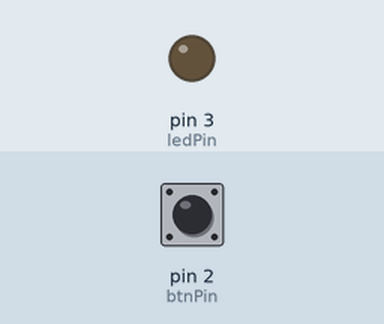
Bench run of a sketch on a simulated Arduino Uno, built with avr-gcc and run on an emulated ATmega328P. On the bench: output pins drawn as LEDs (lit = HIGH). The inputs (shaded band) are chosen by the test bench; at power-on: pin 2 (btnPin) HIGH.

Above: at 1.2 s.
1.3 s: pin 2 (btnPin) pulled LOW for 0.15 s
At 2.5 s:
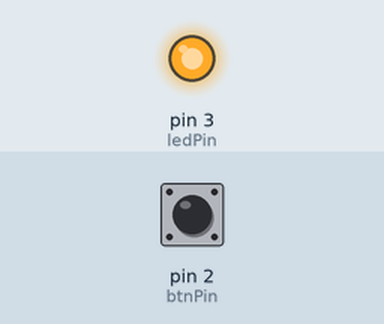
2.9 s: pin 2 (btnPin) pulled LOW for 1 s
At 3.8 s:
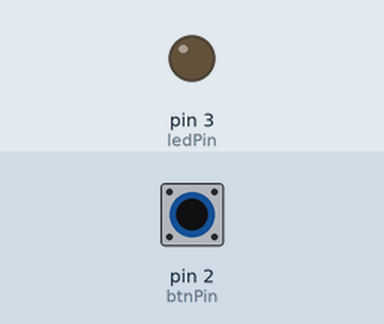
5.4 s: pin 2 (btnPin) pulled LOW for 3.2 s
At 5.7 s:
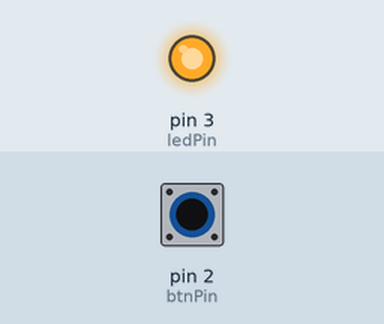
Timing chart, 0 to 8.4 s (numbered marks = the images above; inputs shaded):
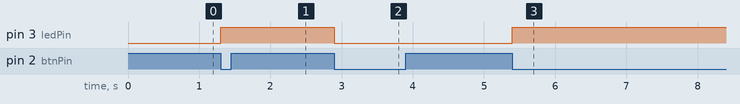

The sketch:

sketch_apr06f.ino
```cpp
int ledPin = 3; // chan ket noi voi LED tren board Iotmaker Uno X

int btnPin = 2; // Chan co chuc nang interrupt tren board

int ledState = LOW; // Gan trang thai den LED ban dau la LOW

void blink()
{
  if (ledState == LOW) {
    ledState = HIGH;

  }else{
    ledState = LOW;

  }
  digitalWrite(ledPin, ledState);

}
void setup() {
  pinMode(ledPin, OUTPUT);
  pinMode(btnPin, INPUT_PULLUP);
  attachInterrupt(digitalPinToInterrupt(btnPin), blink, FALLING);


}

void loop() {
  // put your main code here, to run repeatedly:

}
```

Measured:
- after the input at 1.3 s, pin 3 (ledPin): LOW → HIGH at once
- after the input at 2.9 s, pin 3 (ledPin): HIGH → LOW at once
- after the input at 5.4 s, pin 3 (ledPin): LOW → HIGH at once
